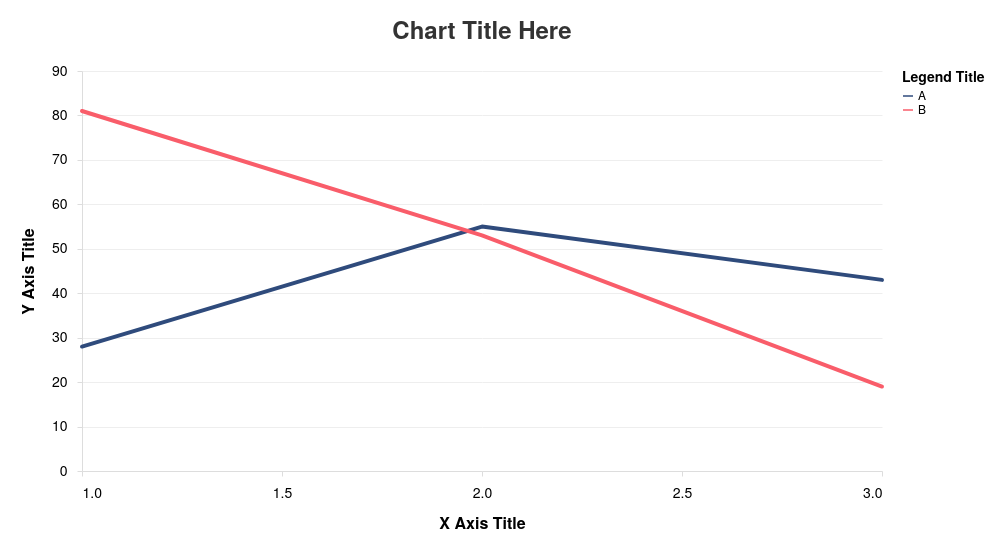

This figure's Vega-Lite source:
### Vega-Lite specification from a JSON file in a GitHub repository (floating-point values rounded to 4 significant figures)
{"$schema": "https://vega.github.io/schema/vega-lite/v5.json", "title": {"text": "Chart Title Here", "fontSize": 24, "font": "Helvetica Neue, sans-serif", "anchor": "middle", "color": "#333", "offset": 20}, "width": 800, "height": 400, "padding": 20, "data": {"values": [{"x": 1, "y": 28, "category": "A"}, {"x": 2, "y": 55, "category": "A"}, {"x": 3, "y": 43, "category": "A"}, {"x": 1, "y": 81, "category": "B"}, {"x": 2, "y": 53, "category": "B"}, {"x": 3, "y": 19, "category": "B"}]}, "mark": {"type": "line", "strokeWidth": 4, "strokeCap": "round", "strokeJoin": "round"}, "encoding": {"x": {"field": "x", "type": "quantitative", "title": "X Axis Title", "axis": {"grid": false, "labelFont": "Helvetica Neue, sans-serif", "titleFont": "Helvetica Neue, sans-serif", "labelFontSize": 14, "titleFontSize": 16, "titlePadding": 15, "labelPadding": 10, "tickCount": 5}}, "y": {"field": "y", "type": "quantitative", "title": "Y Axis Title", "axis": {"grid": true, "gridColor": "#eee", "labelFont": "Helvetica Neue, sans-serif", "titleFont": "Helvetica Neue, sans-serif", "labelFontSize": 14, "titleFontSize": 16, "titlePadding": 15, "labelPadding": 10}}, "color": {"field": "category", "type": "nominal", "scale": {"range": ["#2f4b7c", "#f95d6a"]}, "legend": {"title": "Legend Title", "orient": "right", "labelFont": "Helvetica Neue, sans-serif", "titleFont": "Helvetica Neue, sans-serif", "labelFontSize": 12, "titleFontSize": 14}}}, "config": {"view": {"stroke": null, "padding": 20}, "axis": {"domainColor": "#ddd", "tickColor": "#ddd"}}}
